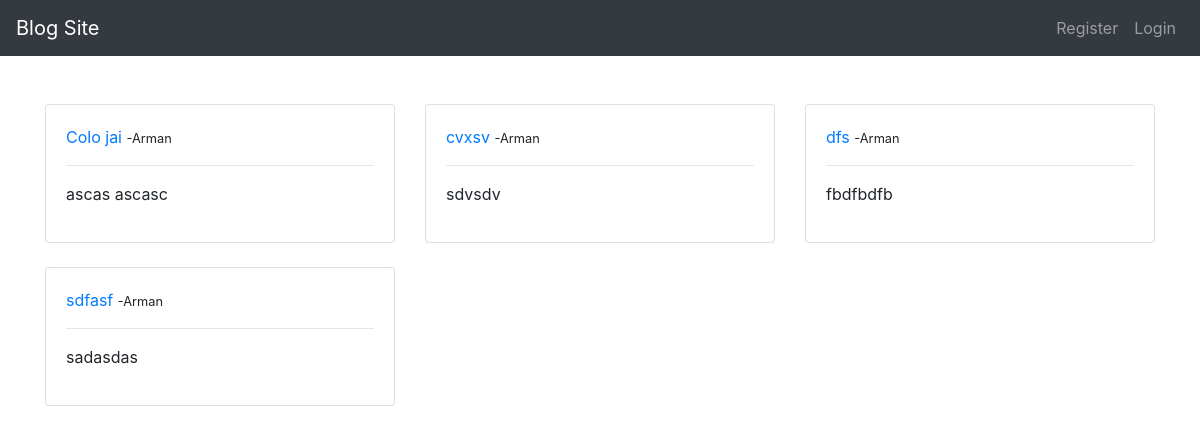
Before: / with the older database file.
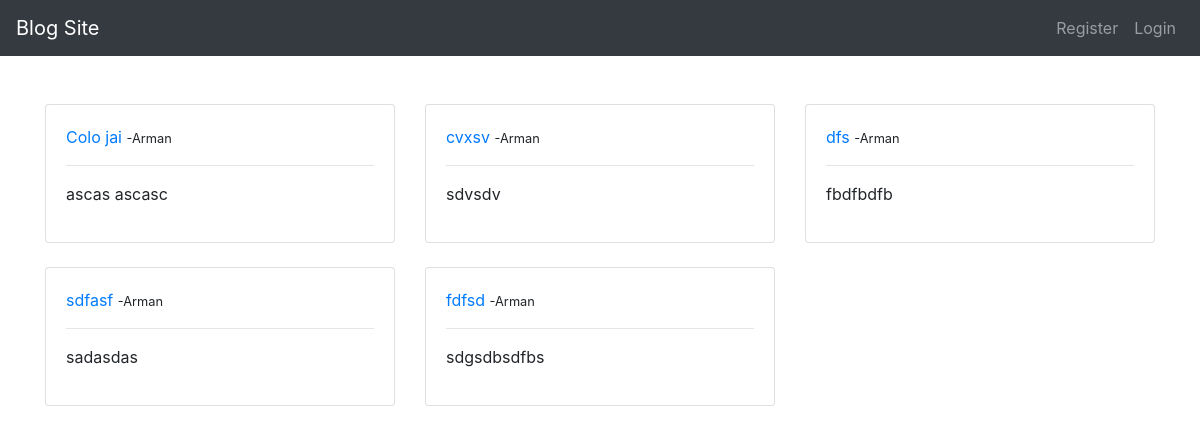
After: the same page with the newer database file.
### theblog/models.py (models this page shows, shortened)
class Post(models.Model):
  title=models.CharField(max_length=255)
  title_tag=models.CharField(max_length=255)
  category=models.CharField(max_length=255, default='developer')
  author=models.ForeignKey(User, on_delete=models.CASCADE)
  body=models.TextField()
  post_date=models.DateField(auto_now_add=True)

### theblog/views.py (the view)
# urls.py: path('', HomeView.as_view(), name="home"),
class HomeView(ListView):
  model=Post
  template_name='home.html'

### theblog/templates/home.html (shortened to what this page needs)
{% extends 'base.html' %}
{% block content %}
<br> <br>
<div class="row">
  {% for post in object_list %}
  <div class="col-sm-4">
    <div class="card">
      <div class="card-body">
        <a href=" {% url 'article-detail' post.pk %} " class="card-title">{{post.title}}</a>
        <small>-{{post.author.first_name}}</small>
        <hr>
        <p class="card-text">{{post.body|slice:":100"}}</p>
      </div>
    </div><br>
  </div>
  {% endfor %}
</div>
{% endblock %}

Changed rows visible on the page:
added Post: title "fdfsd", author.first_name "Arman", body "sdgsdbsdfbs"
